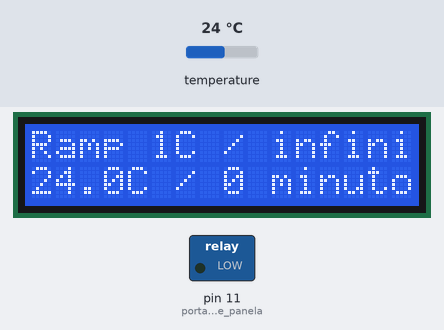
Recording of a sketch running on a simulated Arduino Uno, built with avr-gcc and run on an emulated ATmega328P. On the bench: 16×2 character LCD, switched loads named in the sketch (green lamp = pin HIGH). The test bench sets the inputs (shaded band); at power-on: temperature 24 °C. What the sketch prints to the serial monitor is not drawn.

Above: at 2.3 s.
2.4 s: temperature set to 12 °C
At 4.3 s:
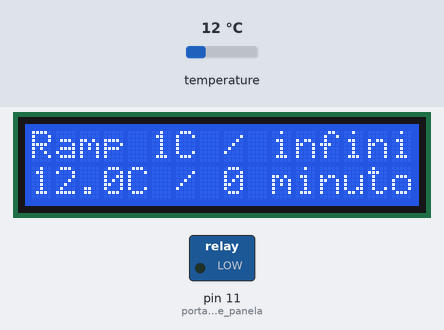
5.3 s: temperature set to 19 °C
At 6.7 s:
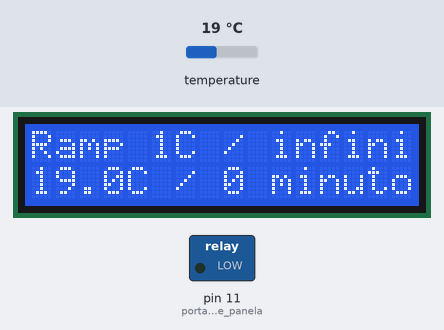
11.1 s: temperature set to 28 °C
At 14.2 s:
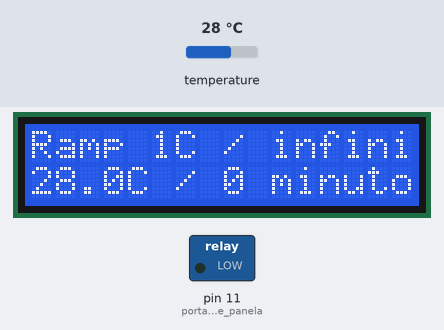
Timing chart, 0 to 15.7 s (numbered marks = the images above; inputs shaded):
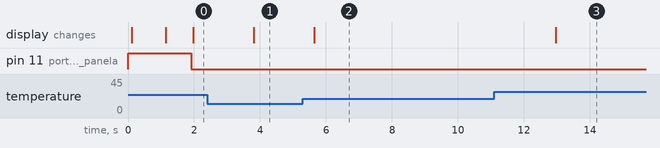

The sketch:

fermentadorSingle.ino
```cpp
// TODO
// gravar estado
// 4 - Simbolo grau - lcd.write(223);
//

// Configuração fios
// cristal liq:
// A4 - marron
// A5 - branco
//
// rele
// D11 - branco
//
// sens. temp
// D10 - amarelo
//
// teclado
// D9 - marron
// D8 - vermelho
// D7 - laranja
// D6 - amaralo
// D5 - verde
// D4 - azul
// D3 - lilas
// D2 - cinza

#include <OneWire.h>
#include <DallasTemperature.h>
#include <Keypad.h>

// *** System ***
#define LCD_OUT 0
#define SERIAL_OUT 1
bool system_out = LCD_OUT;
String lcd_serial[2];
int rampTemp[8];
int rampMinutes[8];
int tempOffset = 2; // graus para cima/baixo de offset
unsigned long secondsInitRamp;
unsigned long secondsRamp;

// *** Crystal Liq. ***
#include <LiquidCrystal_I2C.h>
// initialize the library with the numbers of the interface pins
//LiquidCrystal_I2C lcd(0x3F,2,1,0,4,5,6,7,3, POSITIVE);
LiquidCrystal_I2C lcd(0x27,2,1,0,4,5,6,7,3, POSITIVE);


// *** SENSOR ***
// Porta do pino de sinal do DS18B20
#define ONE_WIRE_BUS 10
// Define uma instancia do oneWire para comunicacao com o sensor
OneWire oneWire(ONE_WIRE_BUS);
DallasTemperature sensors(&oneWire);
DeviceAddress sensor1;
float tempMin = 999;
float tempMax = 0;

// *** RELE PANELA ***
int porta_rele_panela =11;

// *** KEYPad ***
const byte numRows= 4; //number of rows on the keypad
const byte numCols= 4; //number of columns on the keypad
/*keymap defines the key pressed according to the row and columns just as appears on the keypad*/
char keymap[numRows][numCols] = {
{'1', '2', '3', 'A'},
{'4', '5', '6', 'B'},
{'7', '8', '9', 'C'},
{'*', '0', '#', 'D'}
};
//Code that shows the the keypad connections to the arduino terminals
// key 1 to arduino 9; key 9 to arduino 2
byte rowPins[numRows] = {2, 3, 4, 5 }; //Rows 0 to 3
byte colPins[numCols]= {6, 7, 8, 9}; //Columns 0 to 3
//initializes an instance of the Keypad class
Keypad myKeypad= Keypad(makeKeymap(keymap), rowPins, colPins, numRows, numCols);

// Define API
void cls();
void cls_line(byte lin);
void print_out(String messg, byte lin);
void print_del(String messg, byte lin);
void print_out(String messg, byte lin, byte col);
void print_del(String messg, byte lin, byte col);
void print_lcd(String messg, byte lin, byte col);
void print_ser(String messg);
float readTemp();
char getKeyChar();
String getKeyString();


void setup() {
  Serial.begin(9600);
  lcd_serial[0] = "";
  lcd_serial[1] = "";

  digitalWrite(porta_rele_panela, HIGH); //Desliga rele
  pinMode(porta_rele_panela, OUTPUT);

  // set up the LCD's number of columns and rows:
  lcd.begin(16, 2);
//  void setBacklightPin ( uint8_t value, t_backlighPol pol );
  lcd.setBacklight(HIGH);
  sensors.begin();
  Serial.print(sensors.getDeviceCount(), DEC);
  Serial.println(" sensores.");
  if (!sensors.getAddress(sensor1, 0))
     Serial.println("Sensores nao encontrados !");

  print_del("Bem vindo!", 0);
  cls();

  secondsInitRamp = millis()/1000;
  rampTemp[0] = 1;
//  rampMinutes[0] = 999999;

}


void loop() {

  int tempNow = readTemp();
  char tempChar[4];

  if(tempNow < rampTemp[0] - tempOffset) {
    digitalWrite(porta_rele_panela, HIGH);  //DesLiga rele
  } else if(tempNow > rampTemp[0] + tempOffset) {
    digitalWrite(porta_rele_panela, LOW);  //Liga rele
  }
  dtostrf(tempNow, 2, 1, tempChar);
  secondsRamp = (millis()/1000)-secondsInitRamp;
  print_out("Ramp " + String(rampTemp[0]) + "C / infinita", 0);
  print_del(String(tempChar) + "C / " + String(secondsRamp /60) + " minutos" , 1);
}


void cls() {
  cls_line(0);
  cls_line(1);
}


void cls_line(byte lin) {
  if(system_out == LCD_OUT) {
    print_lcd("                ", lin, 0);
  } else {
    print_ser("                ");
  }
}


void print_out(String messg, byte lin) {
  cls_line(lin);
  print_out(messg, lin, 0);
}


void print_del(String messg, byte lin) {
  cls_line(lin);
  print_del(messg, lin, 0);
}


void print_out(String messg, byte lin, byte col) {
  if(system_out == LCD_OUT) {
    print_lcd(messg, lin, col);
  } else {
    print_ser("\n****************");
    lcd_serial[lin] = messg;
    print_ser(lcd_serial[0]);
    print_ser(lcd_serial[1]);
    print_ser("****************");
  }
}


void print_del(String messg, byte lin, byte col) {
  print_out(messg, lin, col);
  delay(1000);
}


void print_lcd(String messg, byte lin, byte col ) {
  // (note: line 1 is the second row, since counting begins with 0):
  lcd.setCursor(col, lin);
  lcd.print(messg);
}


char getKeyChar() {
  char keypressed;
  do {
    keypressed = myKeypad.getKey();
  } while(keypressed == NO_KEY);
  return keypressed;
}


String getKeyString()
{
   String num = "";
   byte col = 0;
   char key1;
   while (key1 != '#' && key1 != '*') {
     key1 = myKeypad.getKey();
     switch (key1) {
       case NO_KEY:
        break;

      case '0': case '1': case '2': case '3': case '4':
      case '5': case '6': case '7': case '8': case '9':
        print_out(String(key1), 1, col);
        num = num + key1;
        col += 1;
        break;

      case '#':
          return num;

      case '*':
          num = "*";
          return num;
     }
   }
}


float readTemp() {
  char tempChar[4];
  //String tempStr; // , tempStrMax, tempStrMin;

  // real
  sensors.requestTemperatures();
  float tempC = sensors.getTempC(sensor1);

//  if (tempC < tempMin) {
//    tempMin = tempC;
//  }
//  if (tempC > tempMax) {
//    tempMax = tempC;
//  }

//  Serial.println(tempC);
//  dtostrf(tempC, 2, 1, tempChar);
//  Serial.println(tempChar);
//  tempStr = String(tempChar);
//  Serial.println(tempStr);

//  dtostrf(tempMax, 2, 1, tempChar);
//  tempStrMax = String(tempChar);
//  dtostrf(tempMin, 2, 1, tempChar);
//  tempStrMin = String(tempChar);
//  print_out("Temp: " + tempStr, 0);
//  print_del(tempStrMin + " to " + tempStrMax, 1);
  return tempC;
}


void print_ser(String messg) {
  Serial.println(messg);
}
```

Measured:
- after the input at 2.4 s, the display: changes after 1.4 s (image 1)
- after the input at 5.3 s, the display: changes after 0.34 s (image 2)
- after the input at 11.1 s, the display: changes after 1.9 s (image 3)
